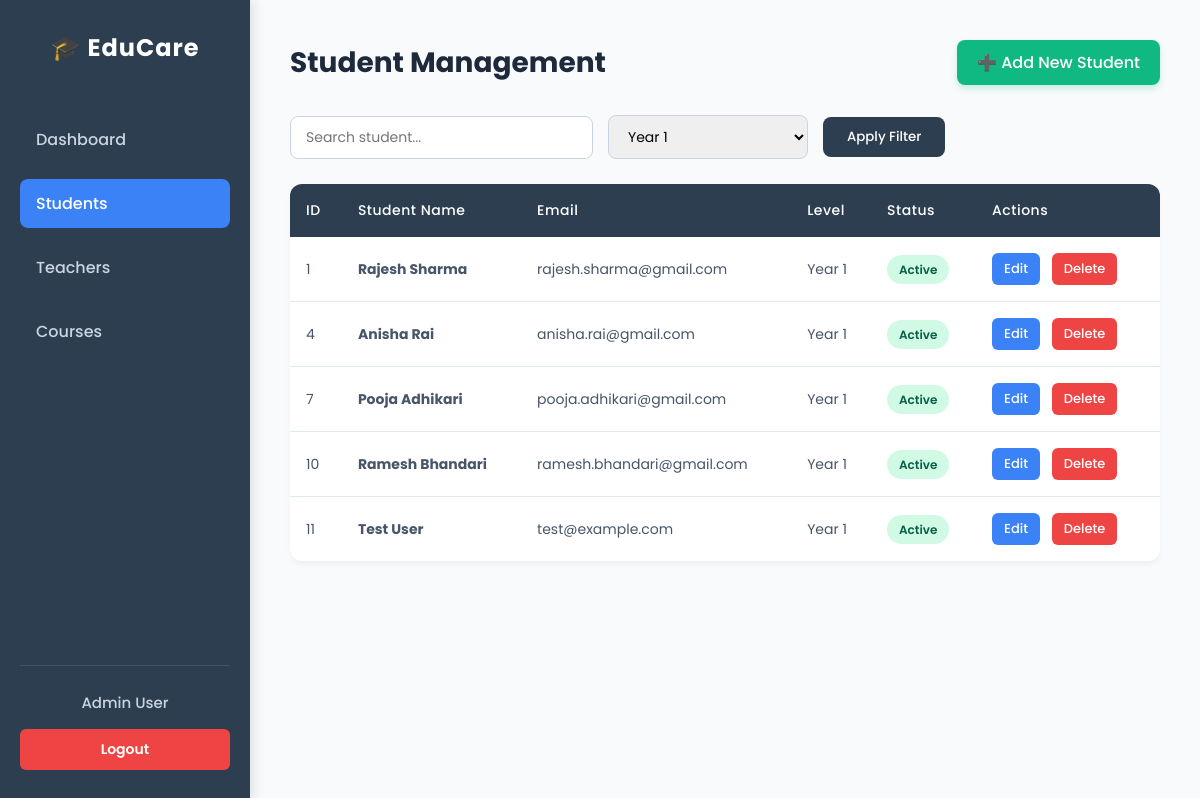
The page /01_student_management/student_admin.php?level=Year 1 on the database as committed earlier.
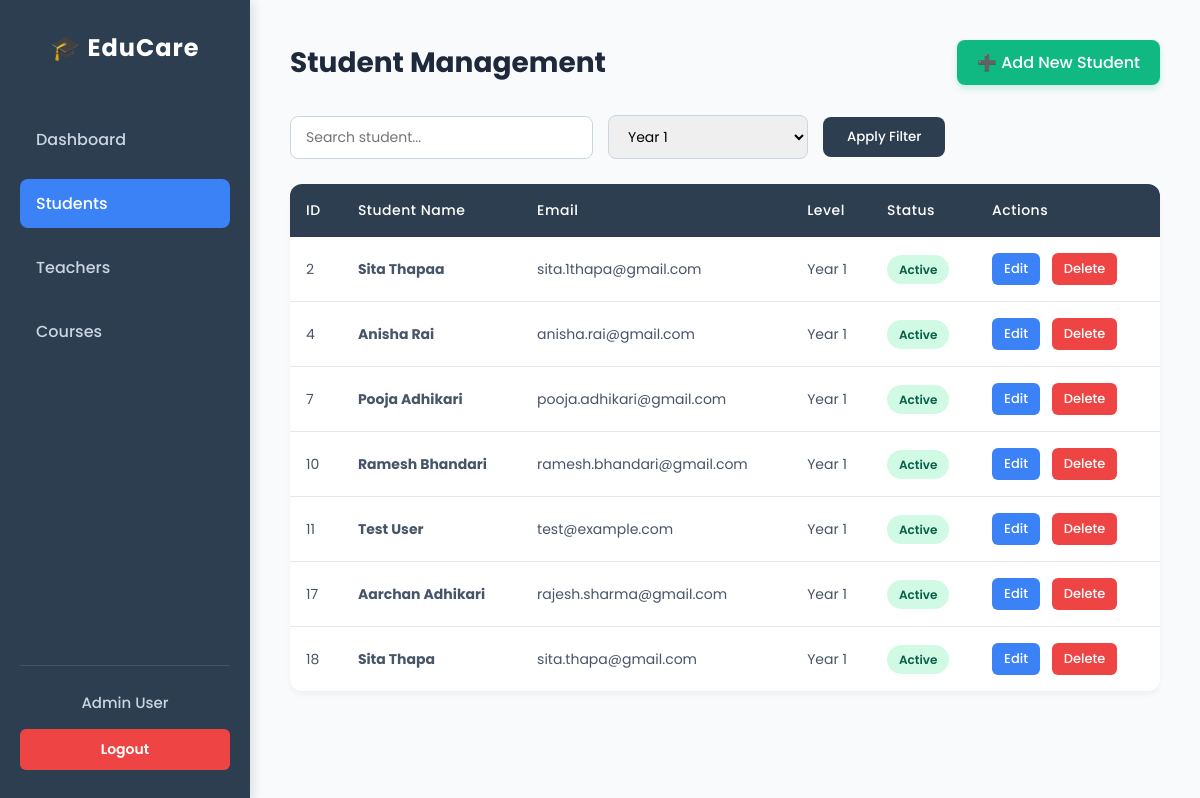
The same page on the database as committed later.
### tables this page shows
CREATE TABLE `student` (
  `StudentID` int(11) NOT NULL COMMENT 'Auto-incremented unique identifier for each student',
  `StudentName` varchar(100) DEFAULT NULL COMMENT 'Full anme of the student',
  `Email` varchar(100) NOT NULL COMMENT 'Unique email address used for login',
  `Level` varchar(100) DEFAULT NULL COMMENT 'Academic level e.g. Year 1, Year 2, Postgraduate',
  `DateOfBirth` date DEFAULT NULL COMMENT 'Date of birth of student',
  `DateEnrolled` datetime DEFAULT NULL COMMENT 'The date the student was registered on the system',
  `IsActive` tinyint(1) DEFAULT NULL COMMENT 'TRUE if student account is active, FALSE if deactivated',
  `Password` varchar(255) DEFAULT NULL
);

### models/Student.php (called while the page is built, shortened)
<?php
require_once __DIR__ . '/../database/db.php';
class Student
{
    private $conn;
    public function __construct()
    {
        $db = new Database();
        $this->conn = $db->connect();
    }
    public function filterByLevel($level){
        $sql = "SELECT * FROM student WHERE Level = ?";
        $stmt = $this->conn->prepare($sql);
        $stmt->bind_param("s", $level);
        $stmt->execute();
        return $stmt->get_result();
    }
}

### database/db.php (called while the page is built)
<?php
class Database {
    private $host = "localhost";
    private $user = "root";
    private $pass = "";
    private $db   = "student_record_system";
    public function connect() {
        return new mysqli($this->host, $this->user, $this->pass, $this->db);
    }
}
?>

### controllers/StudentController.php (called while the page is built, shortened)
<?php
require_once __DIR__ . '/../models/Student.php';
class StudentController
{
    private $student;
    public function __construct()
    {
        $this->student = new Student();
    }
    public function filterByLevel($level){
        return $this->student->filterByLevel($level);
    }
}

### 01_student_management/student_admin.php (the view, shortened to what this page needs)
<?php
require_once '../controllers/StudentController.php';
$controller = new StudentController();
$search = $_GET['search'] ?? '';
$level = $_GET['level'] ?? '';
if (!empty($search) && !empty($level)) {
    $student = $controller->searchAndFilter($search, $level);
} elseif (!empty($search)) {
    $student = $controller->search($search);
} elseif (!empty($level)) {
    $student = $controller->filterByLevel($level);
} else {
    $student = $controller->index();
}
?>
<!DOCTYPE html>
<html lang="en">
<head>
</head>
<body>
    <?php include '../navbar.php'; ?>
    <div class="main-content">
        <div class="page-header">
            <h2>Student Management</h2>
            <a href="add.php" class="add-btn">➕ Add New Student</a>
        </div>
        <form method="GET" class="filter-form">
            <input type="text" name="search" placeholder="Search student..." value="<?= htmlspecialchars($search) ?>">
            <select name="level">
                <option value="Year 1" <?= ($level == 'Year 1') ? 'selected' : '' ?>>Year 1</option>
            </select>
            <button type="submit">Apply Filter</button>
        </form>
        <div class="table-container">
            <table>
                <tr>
                    <th>ID</th>
                    <th>Student Name</th>
                    <th>Email</th>
                    <th>Level</th>
                    <th>Status</th>
                    <th>Actions</th>
                </tr>
                <?php if ($student->num_rows > 0): ?>
                    <?php while ($row = $student->fetch_assoc()): ?>
                        <tr>
                            <td><?= htmlspecialchars($row['StudentID']) ?></td>
                            <td><strong><?= htmlspecialchars($row['StudentName']) ?></strong></td>
                            <td><?= htmlspecialchars($row['Email']) ?></td>
                            <td><?= htmlspecialchars($row['Level']) ?></td>
                            <td>
                                <span class="badge <?= $row['IsActive'] ? 'active' : 'inactive' ?>">
                                    <?= $row['IsActive'] ? 'Active' : 'Inactive' ?>
                                </span>
                            </td>
                            <td>
                                <a href="edit.php?id=<?= $row['StudentID'] ?>" class="edit-btn">Edit</a>
                                <a href="delete.php?id=<?= $row['StudentID'] ?>" class="delete-btn" onclick="return confirm('Are you sure you want to delete this student?')">Delete</a>
                            </td>
                        </tr>
                    <?php endwhile; ?>
                <?php endif; ?>
            </table>
        </div>
    </div>
</body>
</html>

### navbar.php (shortened to what this page needs)
<?php
$current_page = basename($_SERVER['PHP_SELF']);
?>
<nav class="admin-sidebar">
    <div class="nav-brand">
        🎓 EduCare
    </div>
   <ul class="nav-links">
    <li>
        <a href="/Student-Record-System/admin_dashboard.php"
        <?php echo ($current_page == 'admin_dashboard.php') ? 'class="active"' : ''; ?>>
            Dashboard
        </a>
    </li>
    <li>
        <a href="/Student-Record-System/01_student_management/student_admin.php"
        <?php echo ($current_page == 'student_admin.php') ? 'class="active"' : ''; ?>>
            Students
        </a>
    </li>
    <li>
        <a href="/Student-Record-System/02_teacher_management/teachers.php"
        <?php echo ($current_page == 'teachers.php') ? 'class="active"' : ''; ?>>
            Teachers
        </a>
    </li>
    <li>
        <a href="/Student-Record-System/04_course_management/courses.php"
        <?php echo ($current_page == 'courses.php') ? 'class="active"' : ''; ?>>
            Courses
        </a>
    </li>
</ul>
    <div class="nav-profile">
        <span><?php echo htmlspecialchars($_SESSION['user_name'] ?? 'Admin User'); ?></span>
        <a href="../logout.php" class="logout-btn">Logout</a>
    </div>
</nav>

### 01_student_management/student_admin.php (style rules this page uses)
.main-content { padding: 40px; background-color: #f8fafc; min-height: 100vh; color: #334155; box-sizing: border-box; }
.page-header { display: flex; justify-content: space-between; align-items: center; margin-bottom: 30px; }
h2 { font-size: 28px; font-weight: 700; color: #1e293b; margin: 0; }
.add-btn { display: inline-flex; align-items: center; gap: 8px; padding: 10px 20px; background: #10b981; color: white; text-decoration: none; border-radius: 8px; font-weight: 500; transition: 0.3s; box-shadow: 0 4px 6px rgba(16, 185, 129, 0.2); }
.filter-form { display: flex; gap: 15px; margin-bottom: 25px; align-items: center; }
.filter-form input, .filter-form select { padding: 10px 15px; border: 1px solid #cbd5e1; border-radius: 8px; font-size: 14px; font-family: inherit; outline: none; min-width: 200px; }
.filter-form button { background: #2c3e50; color: white; border: none; padding: 10px 24px; border-radius: 8px; font-weight: 500; cursor: pointer; transition: 0.3s; font-family: inherit; }
.table-container { background: white; border-radius: 12px; box-shadow: 0 4px 6px -1px rgba(0, 0, 0, 0.05); overflow: hidden; }
table { width: 100%; border-collapse: collapse; }
th { background: #2c3e50; color: white; padding: 16px; text-align: left; font-weight: 500; font-size: 14px; letter-spacing: 0.5px; }
td { padding: 16px; border-bottom: 1px solid #e2e8f0; color: #475569; font-size: 14px; }
tr:last-child td { border-bottom: none; }
.edit-btn, .delete-btn { padding: 6px 12px; text-decoration: none; border-radius: 6px; font-size: 13px; font-weight: 500; margin-right: 8px; display: inline-block; transition: 0.2s; }
.edit-btn { background: #3b82f6; color: white; }
.delete-btn { background: #ef4444; color: white; }
.badge { padding: 6px 12px; border-radius: 20px; font-size: 12px; font-weight: 600; }
.active { background: #d1fae5; color: #065f46; }

### navbar.php (style rules this page uses)
body { margin: 0; padding-left: 250px; font-family: 'Poppins', sans-serif; }
.admin-sidebar { position: fixed; top: 0; left: 0; width: 250px; height: 100vh; background-color: #2c3e50; display: flex; flex-direction: column; padding: 30px 20px; color: white; box-shadow: 4px 0 10px rgba(0, 0, 0, 0.1); box-sizing: border-box; }
.admin-sidebar .nav-brand { font-size: 24px; font-weight: 700; letter-spacing: 1px; margin-bottom: 50px; text-align: center; }
.admin-sidebar .nav-links { display: flex; flex-direction: column; list-style: none; margin: 0; padding: 0; gap: 15px; }
.admin-sidebar .nav-links li a { display: block; color: #cbd5e1; text-decoration: none; font-size: 16px; font-weight: 500; padding: 12px 16px; border-radius: 8px; transition: all 0.3s ease; }
.admin-sidebar .nav-links li a:hover, .admin-sidebar .nav-links li a.active { background-color: #3b82f6; color: white; }
.admin-sidebar .nav-profile { margin-top: auto; display: flex; flex-direction: column; align-items: center; gap: 15px; border-top: 1px solid #3f546a; padding-top: 25px; }
.admin-sidebar .nav-profile span { font-weight: 500; font-size: 15px; color: #cbd5e1; }
.admin-sidebar .logout-btn { background-color: #ef4444; color: white; text-decoration: none; padding: 10px 0; border-radius: 6px; font-size: 14px; font-weight: 600; text-align: center; width: 100%; transition: background-color 0.3s; }

Rows that differ between the two databases and show on the page:
removed student: StudentID "1", StudentName "Rajesh Sharma", Email "rajesh.sharma@gmail.com", Level "Year 1", IsActive "Active"
now on this page (row edited): student: StudentID "2", StudentName "Sita Thapaa", Email "sita.1thapa@gmail.com", Level "Year 1", IsActive "Active"
added student: StudentID "17", StudentName "Aarchan Adhikari", Email "rajesh.sharma@gmail.com", Level "Year 1", IsActive "Active"
added student: StudentID "18", StudentName "Sita Thapa", Email "sita.thapa@gmail.com", Level "Year 1", IsActive "Active"
